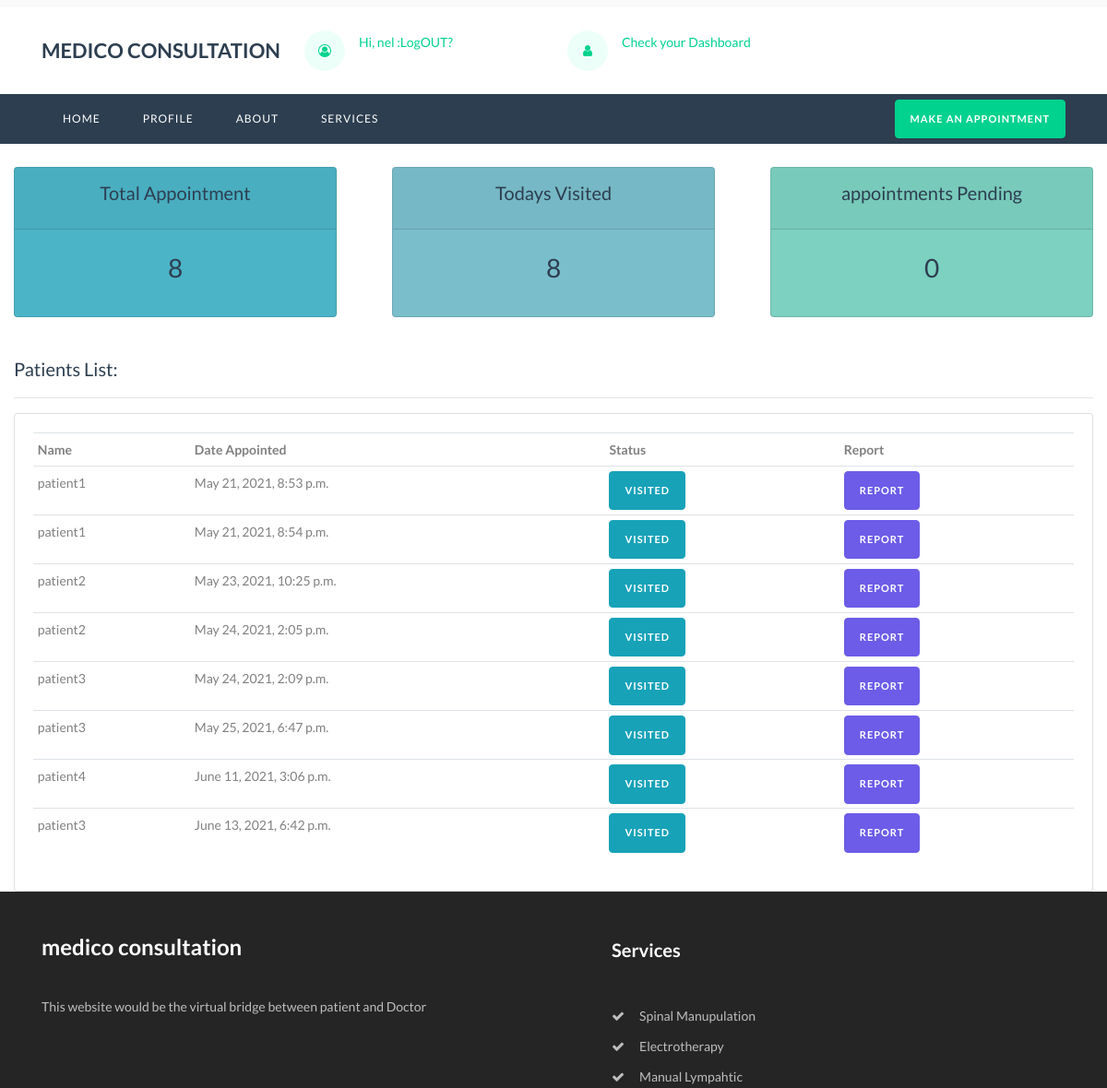
The app's page /doctor/dashboard/ (signed in, upper part), older data.
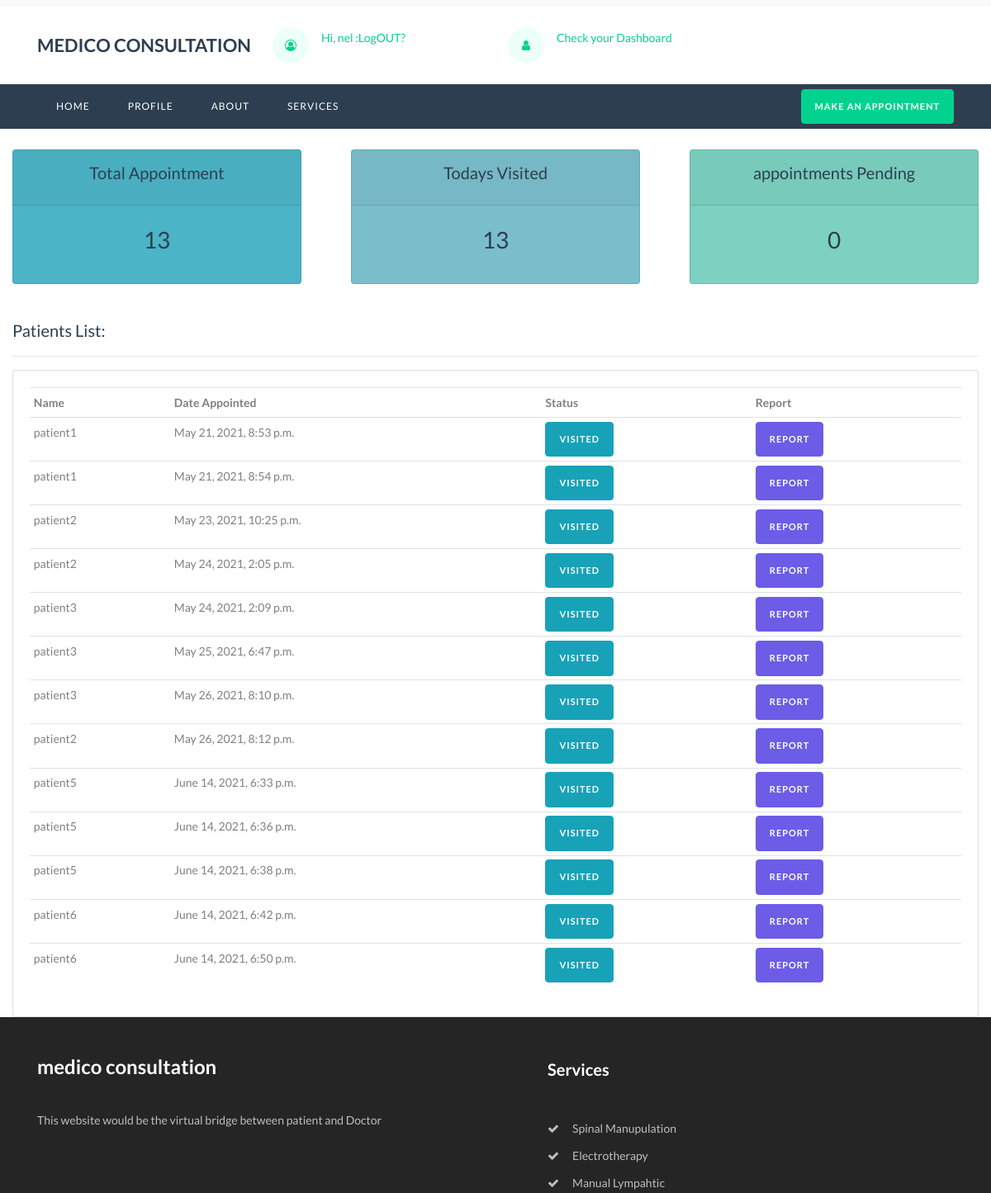
The same page, newer data.
### hospitals/models.py (models this page shows)
class TakeAppointment(models.Model):
    user = models.ForeignKey(User, on_delete=models.CASCADE)
    doctor = models.ForeignKey(Doctor, on_delete=models.CASCADE)
    message = models.CharField( max_length=100)
    date = models.DateTimeField(default=timezone.now)
    is_visited = models.BooleanField(default = False)

### hospitals/views.py (the view)
# urls.py: path('dashboard/', views.dashboard, name="dashboard"),
def dashboard(request):
	doc = Doctor.objects.get(user = request.user)
	appointment = TakeAppointment.objects.filter(doctor = doc )
	total = appointment.count()
	visited = TakeAppointment.objects.filter(is_visited = True , doctor = doc)
	visited = visited.count()
	remaining = total - visited
	context = {'appointment' : appointment, 'total' : total, 'remaining' : remaining, 'visited' : visited}
	return render(request, 'hospitals/dashboard.html',context)

### hospitals/templates/hospitals/dashboard.html (shortened to what this page needs)
{% extends 'accounts/base.html' %}
{% load static %}
{% block content %}
<br>
<div class="row">
	<div class="col">
		<div class="col-md">
			<div class="card text-center text-white  mb-3" id="total-Appointment">
			  	<div class="card-header">
			  		<h5 class="card-title">Total Appointment</h5>
			  	</div>
			  	<div class="card-body">
			    	<h3 class="card-title">{{total}}</h3>
			  	</div>
			</div>
		</div>
	</div>
	<div class="col">
		<div class="col-md">
			<div class="card text-center text-white  mb-3" id="todays-visited">
			  	<div class="card-header">
			  		<h5 class="card-title">Todays Visited</h5>
			  	</div>
			  	<div class="card-body">
			    	<h3 class="card-title">{{visited}}</h3>
			  	</div>
			</div>
		</div>
	</div>
	<div class="col">
		<div class="col-md">
			<div class="card text-center text-white  mb-3" id="appointment-pending">
			  	<div class="card-header">
			  		<h5 class="card-title">appointments Pending</h5>
			  	</div>
			  	<div class="card-body">
			    	<h3 class="card-title">{{remaining}}</h3>
			  	</div>
			</div>
		</div>
	</div>
</div>
<br>
       <div class="col-md-12">
           <h5>Patients List:</h5>
           <hr>
           <div class="card card-body">
               <table class="table table-sm">
                   <tr>
                       <th>Name</th>
                       <th>Date Appointed</th>
                       <th>Status</th>
                       <th>Report</th>
                   </tr>
                        {% for i in appointment%}
                   <tr>
                        <td>
                        {{i.user}}
                        </td>
                       <td>
                       {{i.date}}
                        </td>
				{% if i.is_visited %}
                         <td>
                            <a class="btn btn-sm btn-info" href="">Visited</a>
                        </td>
                        {% else %}
                        <td>
                            <a class="btn btn-sm btn-danger" href="{% url 'visiting' i.user %}">Pending</a>
                        </td>
					{% endif %}
                        <td>
                           <a class="btn btn-sm btn-secondary"href="{{i.user.document.document.url}} ">Report</a>
                        </td>
                   </tr>
                   {% endfor %}
               </table>
           </div>
       </div>
{% endblock  %}

### accounts/templates/accounts/base.html (shortened to what this page needs)
{% load static %}
<!DOCTYPE html>
<html lang="en">
  <head>
      <link rel="stylesheet" href="https://maxcdn.bootstrapcdn.com/bootstrap/4.0.0/css/bootstrap.min.css">
    <link rel="stylesheet" href="https://stackpath.bootstrapcdn.com/font-awesome/4.7.0/css/font-awesome.min.css">
    <link rel="stylesheet" href="{% static 'accounts/css/animate.css' %}">
    <link rel="stylesheet" href="{% static 'accounts/css/owl.carousel.min.css' %}">
    <link rel="stylesheet" href="{% static 'accounts/css/owl.theme.default.min.css' %}">
    <link rel="stylesheet" href="{% static 'accounts/css/magnific-popup.css' %}">
    <link rel="stylesheet" href="{% static 'accounts/css/bootstrap-datepicker.css' %}">
    <link rel="stylesheet" href="{% static 'accounts/css/jquery.timepicker.css' %}">
    <link rel="stylesheet" href="{% static 'accounts/css/flaticon.css' %}">
    <link rel="stylesheet" href="{% static 'accounts/css/style.css' %}">
  </head>
  <body>
  	<div class="top py-1">
  	</div>
		<div class="wrap">
	    <div class="container">
				<div class="row justify-content-between">
					<div class="col-md-3 mb-md-0 mb-4 d-flex align-items-center">
						<a class="navbar-brand" href="{%url 'home'%}">medico consultation</a>
					</div>
					<div class="col-md-9">
						<div class="row">
							<div class="col-md-4 mb-md-0 mb-3">
								<div class="top-wrap d-flex">
									<div class="icon d-flex align-items-center justify-content-center"><span class="fa fa-user-circle-o"></span></div>
                  {% if request.user.is_authenticated %}
                  <div class="text"><a href="">Hi, {{user.username}} </a><a href="{%url 'logout'%}">  :LogOUT?</a></div>
                  {% else %}
									<div class="text"><a href="{% url 'login' %}">Log In?</a></div>
                  {% endif %}
								</div>
							</div>
              <div class="col-md-4 mb-md-0 mb-3">
								<div class="top-wrap d-flex">
									<div class="icon d-flex align-items-center justify-content-center"><span class="fa fa-user"></span></div>
                  {% if user.doctor %}
									<div class="text"><a href="{% url 'dashboard'%}">Check your Dashboard</a></div>
                  {% else %}
                  <div class="text"><a href="{% url 'createdocprofile' %}">Are you a Doctor?</a></div>
                  {% endif %}
								</div>
              </div>
						</div>
					</div>
				</div>
			</div>
		</div>
		<nav class="navbar navbar-expand-lg navbar-dark ftco_navbar bg-dark ftco-navbar-light" id="ftco-navbar">
	    <div class="container">
				<div class="order-lg-last">
          <a href="{% url 'doctorview' %}" class="btn btn-primary">Make an appointment</a>
        </div>
	      <div class="collapse navbar-collapse" id="ftco-nav">
	        <ul class="navbar-nav mr-auto">
	        	<li class="nav-item"><a href="\" class="nav-link">Home</a></li>
             {% if request.user.is_authenticated and request.user.profile %}
            <li class="nav-item {% block profile %}{% endblock %}"><a href=" {% url 'profile' user.username %}" class="nav-link">Profile</a></li>
            {% endif %}
	        	<li class="nav-item {% block about %}{% endblock %} "><a href="\about" class="nav-link">About</a></li>
            <li class="nav-item {% block doctorview %}{% endblock %}" "><a href="{% url 'doctorview' %}" class="nav-link">Services</a></li>
	        </ul>
	      </div>
	    </div>
	  </nav>
 {% block content %}
 {% endblock %}
    <footer class="footer ftco-section ftco-no-pt">
      <div class="container">
        <div class="row mb-5">
          <div class="col-md-6 col-lg">
            <div class="ftco-footer-widget py-4 py-md-5">
              <h2 class="logo"><a href="#">medico consultation</a></h2>
              <p>This website would be the virtual bridge between patient and Doctor</p>
              <ul class="ftco-footer-social list-unstyled float-md-left float-lft mt-4">
              </ul>
            </div>
          </div>
          <div class="col-md-6 col-lg">
            <div class="ftco-footer-widget ml-md-5 py-5">
              <h2 class="ftco-heading-2">Services</h2>
              <ul class="list-unstyled">
                <li><a href="#" class="py-1 d-block"><span class="fa fa-check mr-3"></span>Spinal Manupulation</a></li>
                <li><a href="#" class="py-1 d-block"><span class="fa fa-check mr-3"></span>Electrotherapy</a></li>
                <li><a href="#" class="py-1 d-block"><span class="fa fa-check mr-3"></span>Manual Lympahtic</a></li>
              </ul>
            </div>
          </div>
          </div>
        </div>
    </footer>
  {% load static %}
  </body>
</html>

Row changes from the older to the newer data that the page shows:
removed TakeAppointment: user "patient3", date "June 13, 2021, 6:42 p.m.", is_visited "VISITED"
changed TakeAppointment: user "patient4" → "patient3"; date "June 11, 2021, 3:06 p.m." → "May 26, 2021, 8:10 p.m."
added TakeAppointment: user "patient2", date "May 26, 2021, 8:12 p.m.", is_visited "VISITED"
added TakeAppointment: user "patient5", date "June 14, 2021, 6:33 p.m.", is_visited "VISITED"
added TakeAppointment: user "patient5", date "June 14, 2021, 6:36 p.m.", is_visited "VISITED"
added TakeAppointment: user "patient5", date "June 14, 2021, 6:38 p.m.", is_visited "VISITED"
added TakeAppointment: user "patient6", date "June 14, 2021, 6:42 p.m.", is_visited "VISITED"
added TakeAppointment: user "patient6", date "June 14, 2021, 6:50 p.m.", is_visited "VISITED"
Text that changed along with them:
{{ total }}: "8" → "13"
{{ visited }}: "8" → "13"
